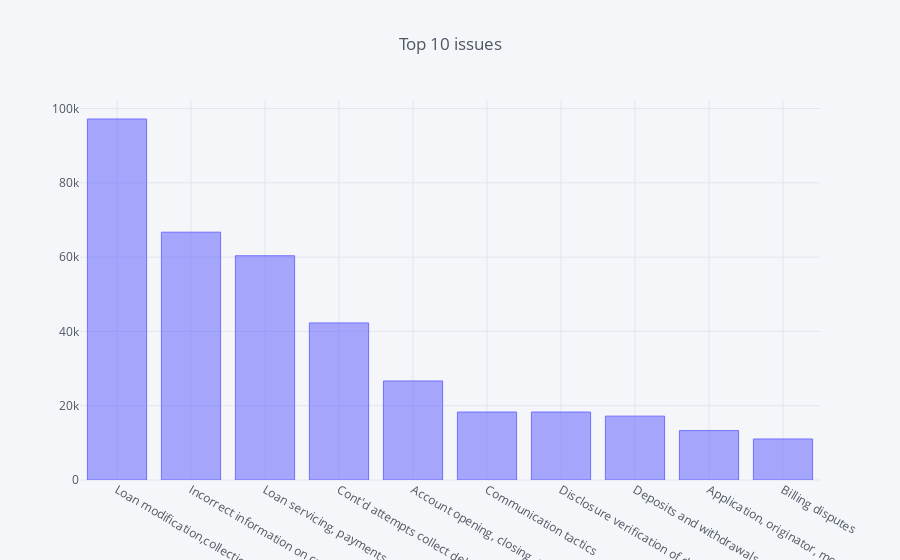

Write notebook code for a chart like this one.
### Markdown cell above
### What are the top 10 issues and sub issues?

### Code cell
import seaborn as sns; sns.set(style='white')
df['ISSUE'].str.strip("'").value_counts()[0:10].iplot(kind='bar',title='Top 10 issues',fontsize=14,color='#7070FF')

### Figure 1 — Plotly figure (JSON) as saved in the notebook; plotly's stock layout.template omitted (floating-point values rounded to 4 significant figures)
{"data": [{"marker": {"color": "rgba(112, 112, 255, 0.6)", "line": {"color": "rgba(112, 112, 255, 1.0)", "width": 1}}, "name": "ISSUE", "orientation": "v", "text": "", "type": "bar", "uid": "a9d15ac6-b8a9-4f25-9788-bd67bbe6dad7", "x": ["Loan modification,collection,foreclosure", "Incorrect information on credit report", "Loan servicing, payments, escrow account", "Cont'd attempts collect debt not owed", "Account opening, closing, or management", "Communication tactics", "Disclosure verification of debt", "Deposits and withdrawals", "Application, originator, mortgage broker", "Billing disputes"], "y": [97191, 66718, 60375, 42285, 26661, 18293, 18292, 17195, 13306, 11042]}], "layout": {"legend": {"bgcolor": "#F5F6F9", "font": {"color": "#4D5663"}}, "paper_bgcolor": "#F5F6F9", "plot_bgcolor": "#F5F6F9", "title": {"font": {"color": "#4D5663"}, "text": "Top 10 issues"}, "xaxis": {"gridcolor": "#E1E5ED", "showgrid": true, "tickfont": {"color": "#4D5663"}, "title": {"font": {"color": "#4D5663"}, "text": ""}, "zerolinecolor": "#E1E5ED"}, "yaxis": {"gridcolor": "#E1E5ED", "showgrid": true, "tickfont": {"color": "#4D5663"}, "title": {"font": {"color": "#4D5663"}, "text": ""}, "zerolinecolor": "#E1E5ED"}}}
